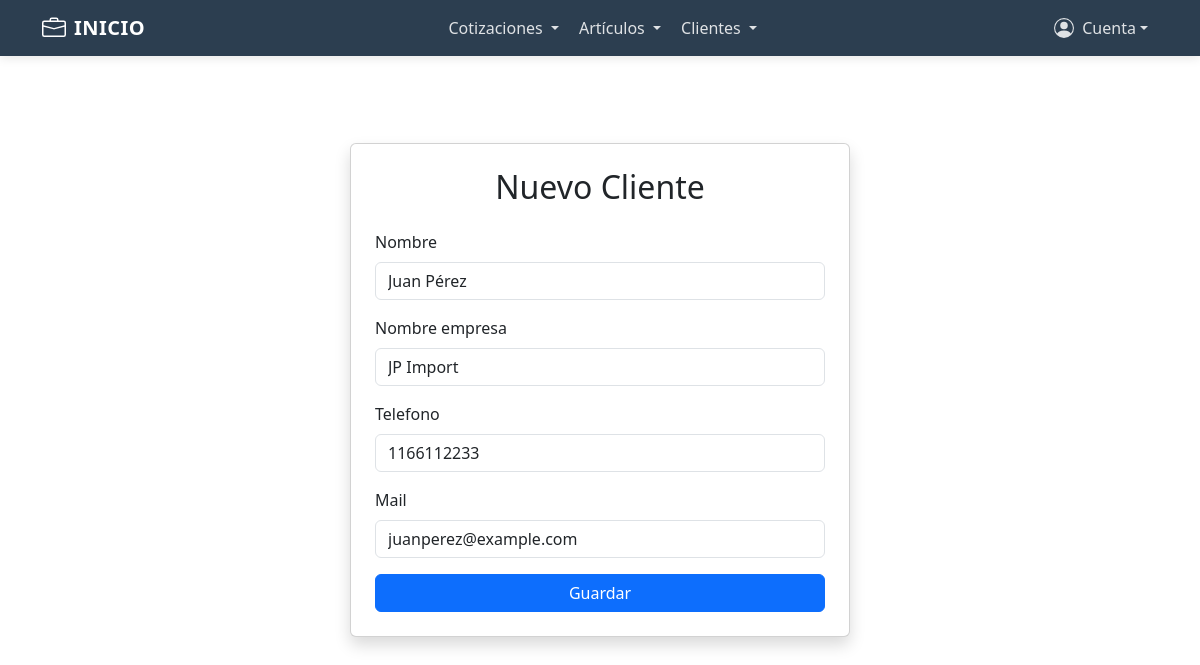
The page /clientes/actualizar_cliente/6/ (signed in) on the database its author committed.
### clientes/models.py (models this page shows, shortened)
class Clientes(models.Model):
    usuario_log=models.ForeignKey(User, on_delete=models.CASCADE)
    nombre=models.CharField(max_length=50)
    nombre_empresa=models.CharField(null=True, max_length=30)
    telefono=models.CharField(max_length=20)
    mail=models.EmailField()
    created=models.DateTimeField(auto_now_add=True)
    updated=models.DateField(auto_now=True)
    class Meta:
        verbose_name="Cliente"
        verbose_name_plural="Clientes"

### clientes/views.py (the view)
# urls.py: path('actualizar_cliente/<int:pk>/', ActualizarCliente.as_view(), name='actualizar_cliente'),
class ActualizarCliente(LoginRequiredMixin, UpdateView):
    model=Clientes
    form_class=ClienteForm
    template_name="nuevo_cliente.html"
    success_url=reverse_lazy('mis_clientes')
    def get_queryset(self):
        return Clientes.objects.filter(usuario_log=self.request.user)

### clientes/forms.py
class ClienteForm(forms.ModelForm):
    class Meta:
        model = Clientes
        exclude = ['usuario_log']
    def __init__(self, *args, **kwargs):
        super().__init__(*args, **kwargs)
        for field in self.fields.values():
            field.widget.attrs['class'] = 'form-control'

### clientes/templates/nuevo_cliente.html (shortened to what this page needs)
{% extends "estructura_base.html" %}
{% load static %}
{% block content %}
<section class="d-flex justify-content-center align-items-center" style="min-height: 80vh;">
    <div class="card shadow p-4" style="min-width: 350px; max-width: 500px; width: 100%;">
        <h2 class="mb-4 text-center">Nuevo Cliente</h2>
        <form method="POST" enctype="multipart/form-data">
            <div class="mb-3">
                {% for field in form %}
                <div class="mb-3">
                    <label class="form-label">{{ field.label }}</label>
                    {{ field }}
                </div>
                {% endfor %}
            </div>
            <div class="d-grid">
                <button type="submit" class="btn btn-primary">Guardar</button>
            </div>
        </form>
    </div>
</section>
{% endblock %}

### cotizApp/templates/estructura_base.html (style rules this page uses)
:root { --primary-color: #2c3e50; --secondary-color: #3498db; --accent-color: #e74c3c; --light-color: #f8f9fa; --dark-color: #212529; }
body { padding-top: 70px; font-family: 'Segoe UI', Tahoma, Geneva, Verdana, sans-serif; }

### rows shown on the page
Clientes: form "Juan Pérez" "JP Import" "1166112233" "juanperez@example.com"

### other values the page prints
{{ field.label }} "Nombre" "Nombre empresa" "Telefono" "Mail"
